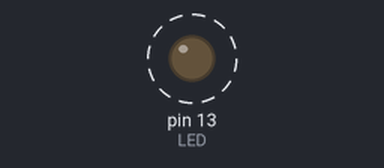
Recording of a sketch running on a simulated Arduino Uno, built with avr-gcc and run on an emulated ATmega328P. Shown: output pins drawn as LEDs (lit = HIGH). Dashed ring = blinking. What the sketch prints to the serial monitor is not drawn.

Above: at 0.5 s.
Timing chart, 0 to 4.6 s (numbered marks = the images above):
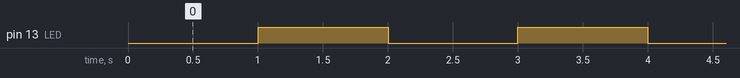

The sketch:

task_descriptor.ino
```cpp
const int LED = LED_BUILTIN;

struct Task {
    unsigned long period;
    unsigned long lastRun;
};

Task taskA = {1000, 0};
Task taskB = {100, 0};

void setup() {
    pinMode(LED, OUTPUT);
    Serial.begin(9600);
}

void loop() {

    unsigned long now = millis();

    // Task A
    if (now - taskA.lastRun >= taskA.period) {
        taskA.lastRun = now;

        digitalWrite(LED, !digitalRead(LED));
    }

    // Task B
    if (now - taskB.lastRun >= taskB.period) {
        taskB.lastRun = now;

        Serial.println("Task B");
    }
}
```

Measured:
- by itself, pin 13 (LED): alternates HIGH for 1.0 s and LOW for 1.0 s
